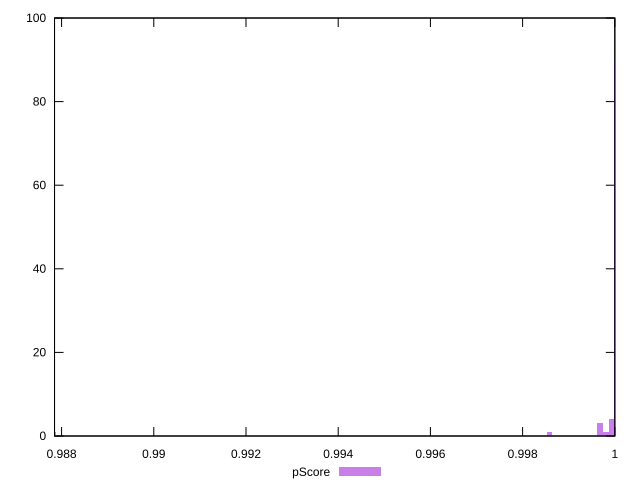

Reproduce this figure in gnuplot.
reset

$pScore <<EOF
0.9998040205494629 1
1.000048680777176 90
0.9996816904356064 3
0.9999263506633195 4
0.9878156693915224 1
0.9985807194108975 1
EOF

set key outside below
set boxwidth 0.0001223301138565353
set xrange [0.9878470460763463:0.9999999999999686]
set yrange [0:100]
set trange [0:100]
set style fill transparent solid 0.5 noborder
set terminal svg size 640, 490 enhanced background rgb 'white'
set output "report_00017_2021-02-10T15-08-03.406Z/total-blocking-time/samples/pages+cached+noadtech+nomedia/pScore/histogram.svg"

plot $pScore title "pScore" with boxes

reset
